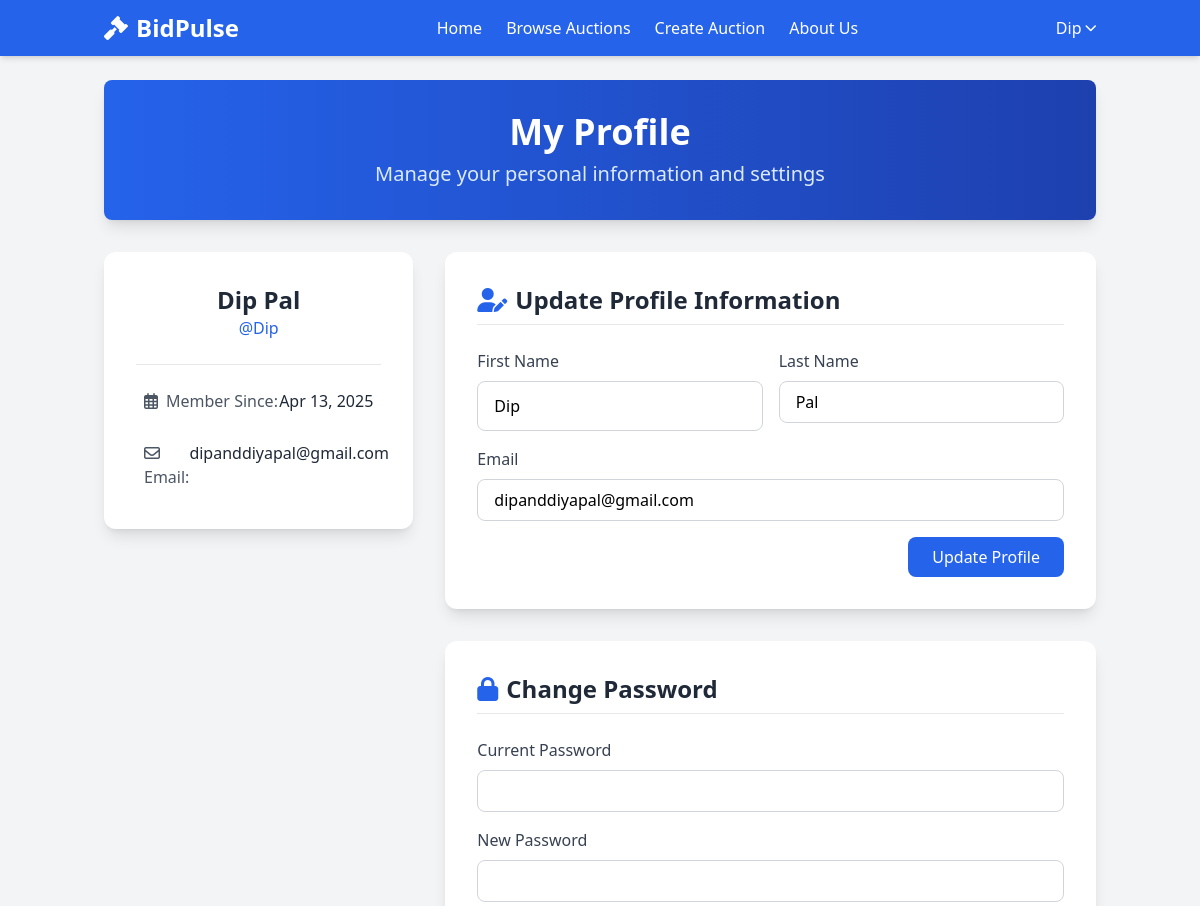
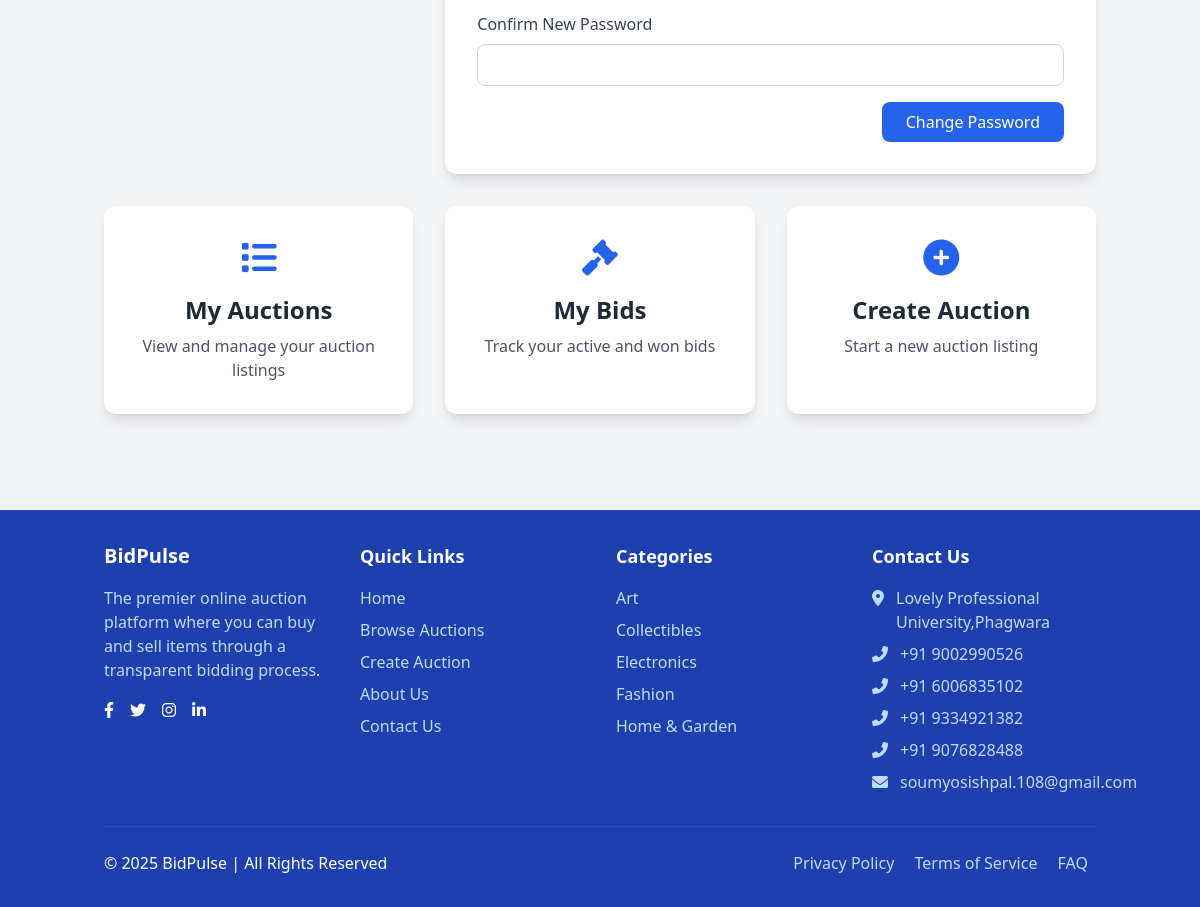
Screenshot of /profile.php (signed in) with the database file from the repository (2 pictures, top to bottom).
### tables this page shows
CREATE TABLE `users` (
  `user_id` int(11) NOT NULL,
  `username` varchar(50) NOT NULL,
  `email` varchar(100) NOT NULL,
  `password` varchar(255) NOT NULL,
  `first_name` varchar(50) NOT NULL,
  `last_name` varchar(50) NOT NULL,
  `profile_image` varchar(255) DEFAULT 'default_profile.jpg',
  `is_admin` tinyint(1) DEFAULT 0,
  `created_at` timestamp NOT NULL DEFAULT current_timestamp(),
  `updated_at` timestamp NOT NULL DEFAULT current_timestamp() ON UPDATE current_timestamp(),
  `reset_token` varchar(255) DEFAULT NULL,
  `reset_token_expires` datetime DEFAULT NULL,
  `verification_token` varchar(64) DEFAULT NULL,
  `is_verified` tinyint(1) DEFAULT 0
);

CREATE TABLE `categories` (
  `category_id` int(11) NOT NULL,
  `name` varchar(50) NOT NULL,
  `description` text DEFAULT NULL,
  `created_at` timestamp NOT NULL DEFAULT current_timestamp()
);

### php/auth_functions.php (called while the page is built, shortened)
<?php
require_once 'config.php';
function get_user_by_id($user_id) {
    global $conn;
    $query = "SELECT user_id, username, email, first_name, last_name, profile_image, is_admin, created_at
              FROM users WHERE user_id = ?";
    $stmt = mysqli_prepare($conn, $query);
    mysqli_stmt_bind_param($stmt, "i", $user_id);
    mysqli_stmt_execute($stmt);
    $result = mysqli_stmt_get_result($stmt);
    if(mysqli_num_rows($result) == 1) {
        return mysqli_fetch_assoc($result);
    }
    return null;
}
?>

### php/auction_functions.php (called while the page is built, shortened)
<?php
require_once 'config.php';
function get_all_categories() {
    global $conn;
    $query = "SELECT * FROM categories ORDER BY name";
    $result = mysqli_query($conn, $query);
    $categories = [];
    if($result) {
        while($row = mysqli_fetch_assoc($result)) {
            $categories[] = $row;
        }
    }
    return $categories;
}
?>

### profile.php (the view, shortened to what this page needs)
<?php
require_once 'php/config.php';
require_once 'php/auth_functions.php';
$user = get_user_by_id($_SESSION['user_id']);
include 'php/header.php';
?>
<div class="bg-gradient-to-r from-blue-600 to-blue-800 text-white py-8 rounded-lg mb-8 shadow-lg">
    <div class="container mx-auto px-4">
        <h1 class="text-4xl font-bold text-center">My Profile</h1>
        <p class="text-xl mt-2 text-center text-blue-100">Manage your personal information and settings</p>
    </div>
</div>
<div class="grid grid-cols-1 md:grid-cols-3 gap-8 mb-8">
    <div class="md:col-span-1">
        <div class="bg-white rounded-xl shadow-lg p-8 transform hover:scale-105 transition duration-300">
            <div class="flex flex-col items-center">
                <h2 class="text-2xl font-bold text-gray-800"><?php echo $user['first_name'] . ' ' . $user['last_name']; ?></h2>
                <p class="text-blue-600 font-medium mb-4">@<?php echo $user['username']; ?></p>
                <div class="w-full border-t border-gray-200 pt-4 mt-2 space-y-3">
                    <p class="flex justify-between py-2 hover:bg-gray-50 px-2 rounded">
                        <span class="text-gray-600"><i class="far fa-calendar-alt mr-2"></i>Member Since:</span>
                        <span class="font-medium text-gray-800"><?php echo date('M d, Y', strtotime($user['created_at'])); ?></span>
                    </p>
                    <p class="flex justify-between py-2 hover:bg-gray-50 px-2 rounded">
                        <span class="text-gray-600"><i class="far fa-envelope mr-2"></i>Email:</span>
                        <span class="font-medium text-gray-800"><?php echo $user['email']; ?></span>
                    </p>
                </div>
            </div>
        </div>
    </div>
    <div class="md:col-span-2">
        <div class="bg-white rounded-xl shadow-lg p-8 mb-8 hover:shadow-xl transition duration-300">
            <h2 class="text-2xl font-bold mb-6 text-gray-800 border-b pb-2"><i class="fas fa-user-edit mr-2 text-blue-600"></i>Update Profile Information</h2>
            <form action="profile.php" method="POST" id="profileForm">
                <div class="grid grid-cols-1 md:grid-cols-2 gap-4 mb-4">
                    <div>
                        <label for="first_name" class="block text-gray-700 font-medium mb-2">First Name</label>
                        <input type="text" id="first_name" name="first_name" class="w-full px-4 py-3 border border-gray-300 rounded-lg focus:outline-none focus:ring-2 focus:ring-blue-500 focus:border-transparent transition duration-200" value="<?php echo $user['first_name']; ?>" required>
                    </div>
                    <div>
                        <label for="last_name" class="block text-gray-700 font-medium mb-2">Last Name</label>
                        <input type="text" id="last_name" name="last_name" class="w-full px-4 py-2 border border-gray-300 rounded-lg focus:outline-none focus:ring-2 focus:ring-blue-500" value="<?php echo $user['last_name']; ?>" required>
                    </div>
                </div>
                <div class="mb-4">
                    <label for="email" class="block text-gray-700 font-medium mb-2">Email</label>
                    <input type="email" id="email" name="email" class="w-full px-4 py-2 border border-gray-300 rounded-lg focus:outline-none focus:ring-2 focus:ring-blue-500" value="<?php echo $user['email']; ?>" required>
                </div>
                <div class="flex justify-end">
                    <button type="submit" name="update_profile" class="bg-blue-600 text-white px-6 py-2 rounded-lg hover:bg-blue-700 transition">Update Profile</button>
                </div>
            </form>
        </div>
        <div class="bg-white rounded-xl shadow-lg p-8 hover:shadow-xl transition duration-300">
            <h2 class="text-2xl font-bold mb-6 text-gray-800 border-b pb-2"><i class="fas fa-lock mr-2 text-blue-600"></i>Change Password</h2>
            <form action="profile.php" method="POST" id="passwordForm">
                <div class="mb-4">
                    <label for="current_password" class="block text-gray-700 font-medium mb-2">Current Password</label>
                    <input type="password" id="current_password" name="current_password" class="w-full px-4 py-2 border border-gray-300 rounded-lg focus:outline-none focus:ring-2 focus:ring-blue-500" required>
                </div>
                <div class="mb-4">
                    <label for="new_password" class="block text-gray-700 font-medium mb-2">New Password</label>
                    <input type="password" id="new_password" name="new_password" class="w-full px-4 py-2 border border-gray-300 rounded-lg focus:outline-none focus:ring-2 focus:ring-blue-500" required>
                </div>
                <div class="mb-4">
                    <label for="confirm_password" class="block text-gray-700 font-medium mb-2">Confirm New Password</label>
                    <input type="password" id="confirm_password" name="confirm_password" class="w-full px-4 py-2 border border-gray-300 rounded-lg focus:outline-none focus:ring-2 focus:ring-blue-500" required>
                </div>
                <div class="flex justify-end">
                    <button type="submit" name="change_password" class="bg-blue-600 text-white px-6 py-2 rounded-lg hover:bg-blue-700 transition">Change Password</button>
                </div>
            </form>
        </div>
    </div>
</div>
<div class="grid grid-cols-1 md:grid-cols-3 gap-8 mb-8">
    <a href="my_auctions.php" class="bg-white rounded-xl shadow-lg p-8 text-center transform hover:scale-105 hover:bg-blue-50 transition duration-300">
        <i class="fas fa-list text-4xl text-blue-600 mb-4"></i>
        <h3 class="text-2xl font-bold text-gray-800 mb-2">My Auctions</h3>
        <p class="text-gray-600">View and manage your auction listings</p>
    </a>
    <a href="my_bids.php" class="bg-white rounded-xl shadow-lg p-8 text-center transform hover:scale-105 hover:bg-blue-50 transition duration-300">
        <i class="fas fa-gavel text-4xl text-blue-600 mb-4"></i>
        <h3 class="text-2xl font-bold text-gray-800 mb-2">My Bids</h3>
        <p class="text-gray-600">Track your active and won bids</p>
    </a>
    <a href="create_auction.php" class="bg-white rounded-xl shadow-lg p-8 text-center transform hover:scale-105 hover:bg-blue-50 transition duration-300">
        <i class="fas fa-plus-circle text-4xl text-blue-600 mb-4"></i>
        <h3 class="text-2xl font-bold text-gray-800 mb-2">Create Auction</h3>
        <p class="text-gray-600">Start a new auction listing</p>
    </a>
</div>
<?php include 'php/footer.php'; ?>

### php/footer.php (shortened to what this page needs)
</main>
    <footer class="bg-blue-800 text-white mt-10">
        <div class="container mx-auto px-4 py-8">
            <div class="grid grid-cols-1 md:grid-cols-4 gap-8">
                <div>
                    <h3 class="text-xl font-semibold mb-4">BidPulse</h3>
                    <p class="text-blue-200 mb-4">The premier online auction platform where you can buy and sell items through a transparent bidding process.</p>
                    <div class="flex space-x-4">
                        <a href="#" class="text-white hover:text-blue-200"><i class="fab fa-facebook-f"></i></a>
                        <a href="#" class="text-white hover:text-blue-200"><i class="fab fa-twitter"></i></a>
                        <a href="#" class="text-white hover:text-blue-200"><i class="fab fa-instagram"></i></a>
                        <a href="nkedin.com/in/soumyosishpal/" class="text-white hover:text-blue-200"><i class="fab fa-linkedin-in"></i></a>
                    </div>
                </div>
                <div>
                    <h3 class="text-lg font-semibold mb-4">Quick Links</h3>
                    <ul class="space-y-2">
                        <li><a href="index.php" class="text-blue-200 hover:text-white">Home</a></li>
                        <li><a href="browse.php" class="text-blue-200 hover:text-white">Browse Auctions</a></li>
                        <li><a href="create_auction.php" class="text-blue-200 hover:text-white">Create Auction</a></li>
                        <li><a href="about.php" class="text-blue-200 hover:text-white">About Us</a></li>
                        <li><a href="contact.php" class="text-blue-200 hover:text-white">Contact Us</a></li>
                    </ul>
                </div>
                <div>
                    <h3 class="text-lg font-semibold mb-4">Categories</h3>
                    <ul class="space-y-2">
                        <?php
                        require_once 'php/auction_functions.php';
                        $categories = get_all_categories();
                        foreach(array_slice($categories, 0, 5) as $category) {
                            echo '<li><a href="browse.php?category=' . $category['category_id'] . '" class="text-blue-200 hover:text-white">' . $category['name'] . '</a></li>';
                        }
                        ?>
                    </ul>
                </div>
                <div>
                    <h3 class="text-lg font-semibold mb-4">Contact Us</h3>
                    <ul class="space-y-2 text-blue-200">
                        <li class="flex items-start">
                            <i class="fas fa-map-marker-alt mt-1 mr-3"></i>
                            <span>Lovely Professional University,Phagwara</span>
                        </li>
                        <li class="flex items-start">
                            <i class="fas fa-phone-alt mt-1 mr-3"></i>
                            <span>+91 9002990526</span>
                        </li>
                        <li class="flex items-start">
                            <i class="fas fa-phone-alt mt-1 mr-3"></i>
                            <span>+91 6006835102</span>
                        </li>
                        <li class="flex items-start">
                            <i class="fas fa-phone-alt mt-1 mr-3"></i>
                            <span>+91 9334921382</span>
                        </li>
                        <li class="flex items-start">
                            <i class="fas fa-phone-alt mt-1 mr-3"></i>
                            <span>+91 9076828488</span>
                        </li>
                        <li class="flex items-start">
                            <i class="fas fa-envelope mt-1 mr-3"></i>
                            <span>soumyosishpal.108@gmail.com</span>
                        </li>
                    </ul>
                </div>
            </div>
            <div class="border-t border-blue-700 mt-8 pt-6 flex flex-col md:flex-row justify-between items-center">
                <p>© 2025 BidPulse | All Rights Reserved</p>
                <div class="mt-4 md:mt-0">
                    <a href="#" class="text-blue-200 hover:text-white mx-2">Privacy Policy</a>
                    <a href="#" class="text-blue-200 hover:text-white mx-2">Terms of Service</a>
                    <a href="#" class="text-blue-200 hover:text-white mx-2">FAQ</a>
                </div>
            </div>
        </div>
    </footer>
</body>
</html>

### rows the page displays
users: first_name "Dip", last_name "Pal", username "Dip", created_at "Apr 13, 2025", email "dipanddiyapal@gmail.com"
categories: name "Art"
categories: name "Collectibles"
categories: name "Electronics"
categories: name "Fashion"
categories: name "Home & Garden"

### other values shown
$_SESSION['username'] "Dip"
